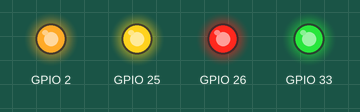
Recording of a sketch running on a simulated ESP32. Parts: output pins drawn as LEDs (lit = HIGH). What the sketch prints to the serial monitor is not drawn.

Above: at 2.05 s.
At 2.55 s:
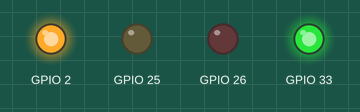
At 3.05 s:
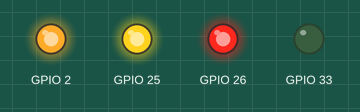
At 3.95 s:
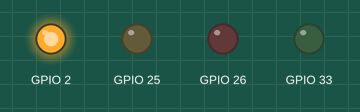
At 5.15 s:
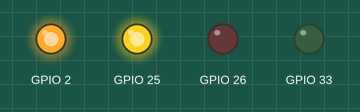
At 6.35 s:
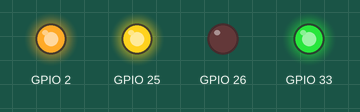
Timing chart, 0 to 6.7 s (numbered marks = the images above):
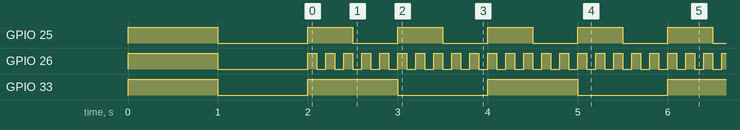

Measured:
- by itself, GPIO 25: repeats every 1.0 s: HIGH 0.50 s, LOW 0.50 s
- by itself, GPIO 26: repeats every 0.20 s: HIGH 0.10 s, LOW 0.10 s
- by itself, GPIO 33: alternates HIGH for 1.0 s and LOW for 1.0 s

The sketch:

01-06_Class_xTask.ino
```cpp
/* 孤独的二进制
   面向对象点灯
*/
#include "Arduino.h"
#include "HAL_LED.h"
#include "Task.h"

Led *led_gobal;

void setup()
{
  Serial.begin(Serial_Debug_Baud);

  led_gobal->init();

  taskInit();
}

void loop()
{

}
```

Task.cpp
```cpp
#include "Task.h"
#include "HAL_LED.h"

void taskInit()
{
  ledGreen.startTask();
  ledYellow.startTask();
  ledRed.startTask();

}
```

Task.h
```cpp
#ifndef TASK_H
#define TASK_H

void taskInit();


#endif
```

HAL_Config.h
```cpp
#ifndef HAL_CONFIG_H
#define HAL_CONFIG_H

/*Serial - Debug*/
#define Serial_Debug_Baud 115200

/* LED */
#define LED_Default 2
#define LED_G 33
#define LED_Y 25
#define LED_R 26


#endif
```

HAL_LED.cpp
```cpp
#include "HAL_LED.h"


Led::Led(byte pin_param)
{
  this->setPin(pin_param);
}
Led::~Led()
{

}

void Led::setPin(byte pin_param)
{

  if ((pin_param < 40) && (pin_param >= 0))
  {
    _pin = pin_param;
    pinMode(_pin, OUTPUT);
  }
  else Serial.println("invalid pin number");
}


byte Led::getPin() const
{
  return _pin;
}

void Led::setTaskTime(uint64_t taskTime_param)
{
  _taskTime = taskTime_param;
}
uint64_t Led::getTaskTime()
{
  return _taskTime;
}


void Led::on() const
{
  digitalWrite(_pin, HIGH);
}

void Led::off() const
{
  digitalWrite(_pin, LOW);
}

void Led::toggle(uint32_t time_dy) const
{
  digitalWrite(_pin, !digitalRead(_pin));
  delay(time_dy);
}


/*OUT*/
Led Led_esp, ledGreen(LED_G), ledYellow(LED_Y), ledRed(LED_R);
void Led::init() const
{

  ledGreen.setTaskTime(1000);
  ledYellow.setTaskTime(500);
  ledRed.setTaskTime(100);

  Led_esp.on();
  //on
  ledGreen.on();
  ledYellow.on();
  ledRed.on();
  delay(1000);

  //off
  ledGreen.off();
  ledYellow.off();
  ledRed.off();
  delay(1000);

  Serial.println("The Led Class used : " + String(sizeof(ledGreen)) + "Bytes");
}

/*****************************TASK

  /*任务本体*/
void Led::task()
{
  while (1)
  {
    this->toggle(0);
    // vTaskDelay(this->getTaskTime());
    vTaskDelay(this->_taskTime);  //属于Led类。自己允许访问私有
  }
}
/*类型转换*/
void Led::startTaskImpl(void *_this)
{
  /* this =>  Led* */
  static_cast<Led*>(_this) -> task();
}
/*任务开关*/
void Led::startTask()
{
  xTaskCreate(this->startTaskImpl, "led_task", 2048, this, 5, &_taskHandle);
}
void Led::endTask()
{
  this->off();
  vTaskDelete(_taskHandle);
}
```

HAL_LED.h
```cpp
#ifndef HAL_LED_H
#define HAL_LED_H

#include "Arduino.h"
#include "HAL_Config.h"

class Led
{
  private: //self and friends
    byte _pin;
    uint64_t _taskTime;
    TaskHandle_t _taskHandle;

  public:
    Led(byte pin_param = LED_Default);
    ~Led();

    void setPin(byte pin_param);
    byte getPin() const;
    void setTaskTime(uint64_t taskTime_param = 1000);
    uint64_t getTaskTime();

    void init() const;
    void on() const;
    void off() const;
    void toggle(uint32_t time_dy) const;


    void task();
    static void startTaskImpl(void *_this);
    void startTask();
    void endTask();

};

// extern Led Led_esp, ledGreen(LED_G), ledYellow(LED_Y), ledRed(LED_R);
/*
  extern Led Led_esp;
  extern ledGreen(LED_G), ledYellow(LED_Y), ledRed(LED_R);
*/
extern Led Led_esp, ledGreen, ledYellow, ledRed;

#endif
```
